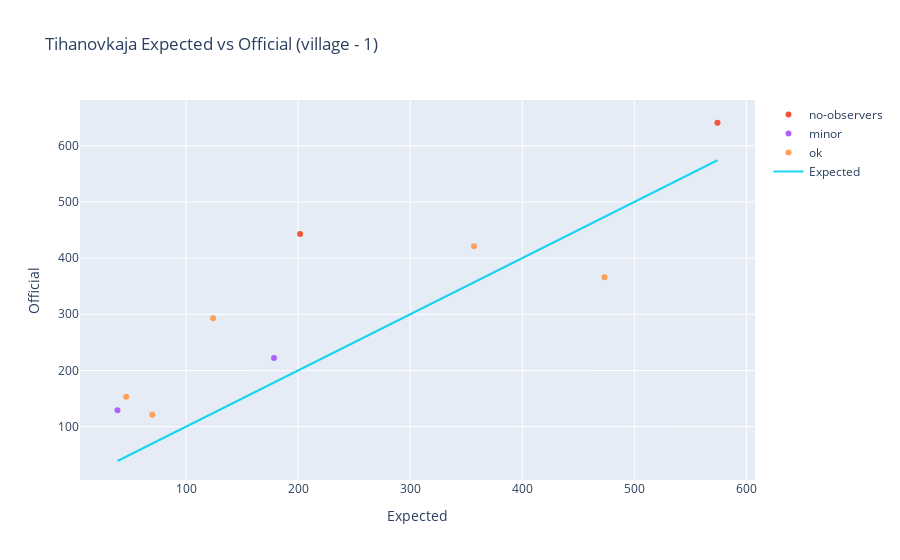

Here is the notebook cell this chart was saved with:
### Code cell
photo_detailed('village', 1, 7.760)

### Figure 1 — Plotly figure (JSON) as saved in the notebook; plotly's stock layout.template omitted (floating-point values rounded to 4 significant figures)
{"data": [{"mode": "markers", "name": "wrong voters", "text": [], "type": "scatter", "x": [], "y": []}, {"mode": "markers", "name": "no-observers", "text": ["01-053-0021 (1315)", "01-142-0002 (1187)"], "type": "scatter", "x": [201.8, 574.2], "y": [443, 641]}, {"mode": "markers", "name": "major", "text": [], "type": "scatter", "x": [], "y": []}, {"mode": "markers", "name": "minor", "text": ["01-056-0021 (1431)", "01-058-0008 (1532)"], "type": "scatter", "x": [178.5, 38.8], "y": [222, 129]}, {"mode": "markers", "name": "ok", "text": ["01-049-0030 (1175)", "01-054-0043 (1373)", "01-055-0010 (1384)", "01-056-0024 (1434)", "01-057-0025 (1494)"], "type": "scatter", "x": [357.0, 473.4, 46.56, 69.84, 124.2], "y": [421, 366, 153, 121, 293]}, {"mode": "lines", "name": "Expected", "type": "scatter", "x": [357.0, 201.8, 473.4, 46.56, 178.5, 69.84, 124.2, 38.8, 574.2], "y": [357.0, 201.8, 473.4, 46.56, 178.5, 69.84, 124.2, 38.8, 574.2]}], "layout": {"title": {"text": "Tihanovkaja Expected vs Official (village - 1)"}, "xaxis": {"title": {"text": "Expected"}}, "yaxis": {"title": {"text": "Official"}}}}
